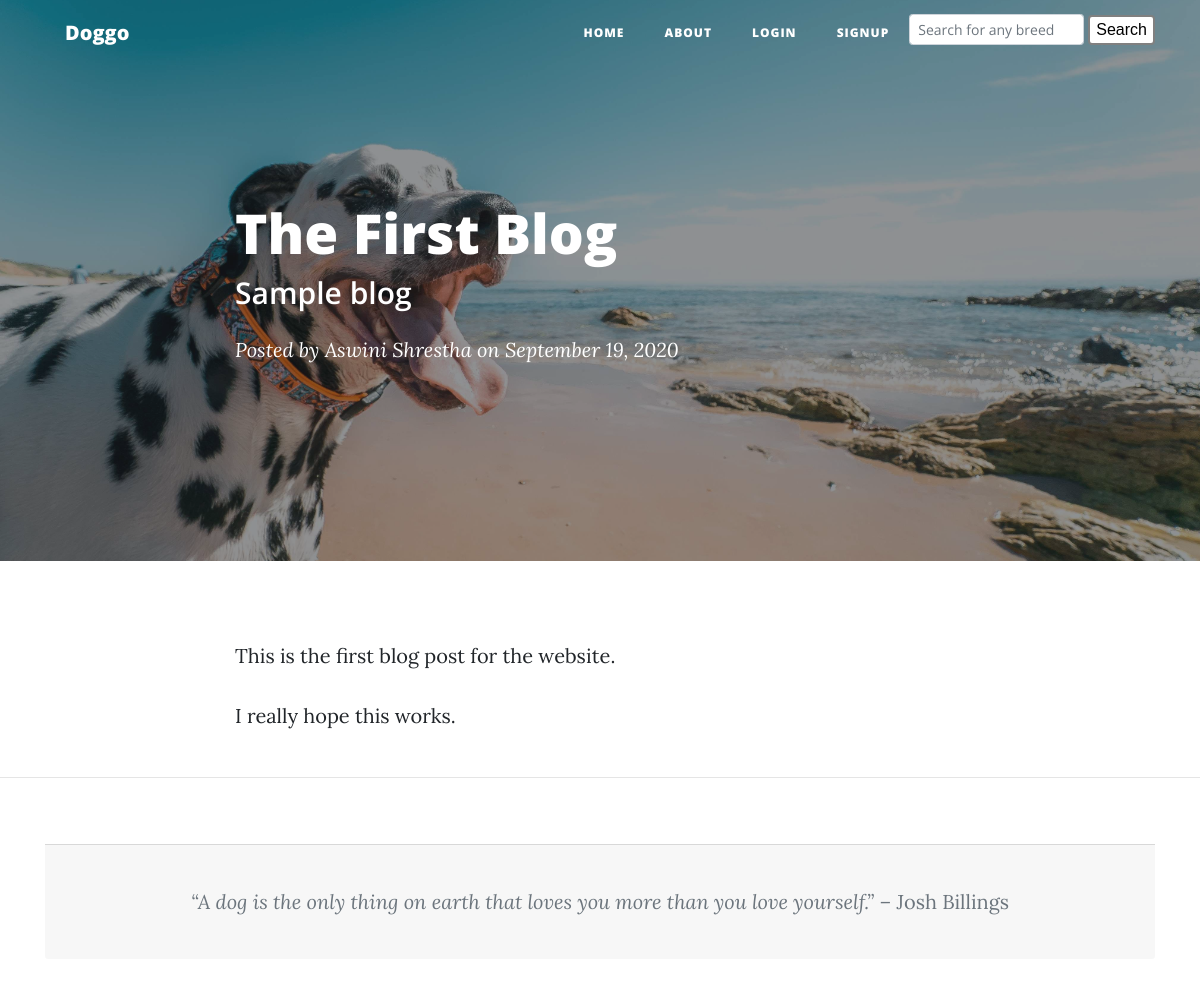
The app's page /blogs/1 with its own data.
### blog.py (models this page shows)
class Blogpost(db.Model):
    id = db.Column(db.Integer, primary_key=True)
    title = db.Column(db.String(50), nullable=False)
    subtitle = db.Column(db.String(50), nullable=False)
    author = db.Column(db.String(20), nullable=False)
    date_posted = db.Column(db.DateTime, nullable=False)
    content = db.Column(db.Text, nullable=False)

### blog.py (the view)
@app.route('/blogs/<int:post_id>')
def blogs(post_id):
    post = Blogpost.query.filter_by(id=post_id).one()
    date_posted = post.date_posted.strftime('%B %d, %Y')
    return render_template('blogs.html', post=post, date_posted=date_posted)

### templates/blogs.html
{% extends 'layout.html' %}
{% block body %}
<header class="masthead" style="background-image: url('../static/dog3.jpg')">
  <div class="overlay"></div>
  <div class="container">
    <div class="row">
      <div class="col-lg-8 col-md-10 mx-auto">
        <div class="post-heading">
          <h1>{{ post.title }}</h1>
          <h2 class="subheading">{{ post.subtitle }}</h2>
          <span class="meta">Posted by
            {{ post.author }}
            on {{ date_posted }}</span>
        </div>
      </div>
    </div>
  </div>
</header>
<article>
  <div class="container">
    <div class="row">
      <div class="col-lg-8 col-md-10 mx-auto">
        {{ post.content|safe }}
      </div>
    </div>
  </div>
</article>
<hr>
{% endblock %}

### records on screen
Blogpost: title "The First Blog", subtitle "Sample blog", author "Aswini Shrestha", date_posted "September 19, 2020", content "This is the first blog post for the website. I really hope this works."
